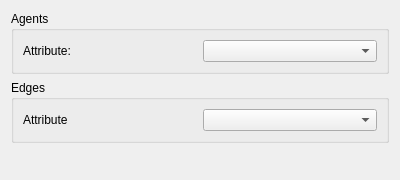
<?xml version="1.0" encoding="UTF-8"?>
<ui version="4.0">
 <class>GraphSettings</class>
 <widget class="QDialog" name="GraphSettings">
  <property name="geometry">
   <rect>
    <x>0</x>
    <y>0</y>
    <width>400</width>
    <height>180</height>
   </rect>
  </property>
  <property name="windowTitle">
   <string>Graph Settings</string>
  </property>
  <layout class="QVBoxLayout" name="verticalLayout">
   <item>
    <widget class="QGroupBox" name="groupBox">
     <property name="title">
      <string>Agents</string>
     </property>
     <layout class="QGridLayout" name="gridLayout_3">
      <item row="0" column="0">
       <widget class="QLabel" name="label">
        <property name="text">
         <string>Attribute:</string>
        </property>
       </widget>
      </item>
      <item row="0" column="1">
       <widget class="QComboBox" name="agentAttr"/>
      </item>
     </layout>
    </widget>
   </item>
   <item>
    <widget class="QGroupBox" name="groupBox_2">
     <property name="title">
      <string>Edges</string>
     </property>
     <layout class="QGridLayout" name="gridLayout_2">
      <item row="0" column="0">
       <widget class="QLabel" name="label_2">
        <property name="text">
         <string>Attribute</string>
        </property>
       </widget>
      </item>
      <item row="0" column="1">
       <widget class="QComboBox" name="edgeAttr"/>
      </item>
     </layout>
    </widget>
   </item>
   <item>
    <spacer name="verticalSpacer">
     <property name="orientation">
      <enum>Qt::Vertical</enum>
     </property>
     <property name="sizeHint" stdset="0">
      <size>
       <width>20</width>
       <height>40</height>
      </size>
     </property>
    </spacer>
   </item>
  </layout>
 </widget>
 <resources/>
 <connections/>
</ui>
